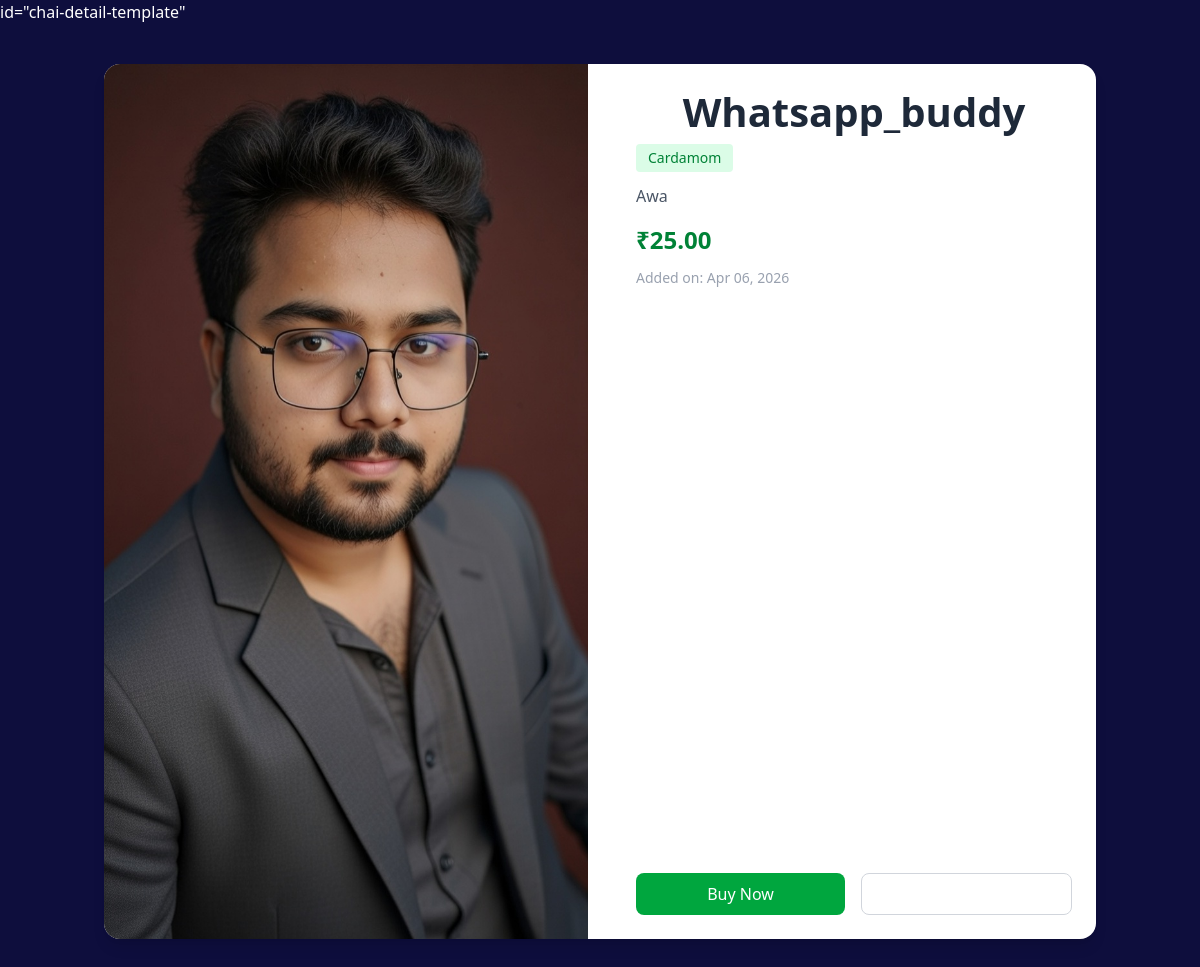
The page /chai/3/ on the database its author committed.
### chai/models.py (models this page shows, shortened)
class chaiVarity(models.Model):
    CHAI_TYPES_CHOICES = [
        ('ML', 'Masala'),
        ('GR', 'Ginger'),
        ('CD', 'Cardamom'),
        ('TL', 'Tulsi'),
        ('LM', 'Lemon'),
        ('SP', 'Spices'),
        ('PL', 'Plain'),
    ]
    name=models.CharField(max_length=100)
    image=models.ImageField(upload_to='chais/')
    date_added=models.DateTimeField(default=timezone.now)
    type=models.CharField(max_length=2, choices=CHAI_TYPES_CHOICES)
    description=models.TextField(default='')
    price=models.DecimalField(max_digits=5, decimal_places=2)

### chai/views.py (the view)
# urls.py: path('<int:chai_id>/', views.chai_detail, name='chai_detail'),
def chai_detail(request, chai_id):
    chai = get_object_or_404(chaiVarity, pk=chai_id)
    return render(request, 'chai/chai_detail.html', {'chai': chai})

### chai/templates/chai/chai_detail.html (shortened to what this page needs)
{% extends 'layout.html' %}
{% block content %}
<div class="max-w-5xl mx-auto px-4 py-10">
    <div class="bg-white rounded-2xl shadow-lg overflow-hidden grid md:grid-cols-2 gap-6">
        <img
            src="{{ chai.image.url }}"
            alt="{{ chai.name }}"
            class="w-full h-full object-cover"
        >
        <div class="p-6 flex flex-col justify-between">
            <div>
                <h1 class="text-3xl font-bold text-gray-800 mb-2">
                    {{ chai.name }}
                </h1>
                <span class="inline-block text-sm bg-green-100 text-green-700 px-3 py-1 rounded mb-3">
                    {{ chai.get_type_display }}
                </span>
                <p class="text-gray-600 mb-4">
                    {{ chai.description }}
                </p>
                <p class="text-2xl font-bold text-green-700 mb-3">
                    ₹{{ chai.price }}
                </p>
                <p class="text-sm text-gray-400">
                    Added on: {{ chai.date_added|date:"M d, Y" }}
                </p>
            </div>
            <div class="mt-6 flex gap-4">
                <button class="flex-1 bg-green-600 text-white py-2 rounded-lg hover:bg-green-700 transition">
                    Buy Now
                </button>
                <a href="/" class="flex-1 text-center border border-gray-300 py-2 rounded-lg hover:bg-gray-100 transition">
                </a>
            </div>
        </div>
    </div>
</div>
{% endblock %}

### static/style.css (style rules this page uses)
body { background-color: #0e0e3d; color: white; }
h1 { text-align: center; font-size: 2.5em; }

### rows shown on the page
chaiVarity: image (picture), name "Whatsapp_buddy", type "Cardamom", description "Awa", price "25.00", date_added "Apr 06, 2026"
